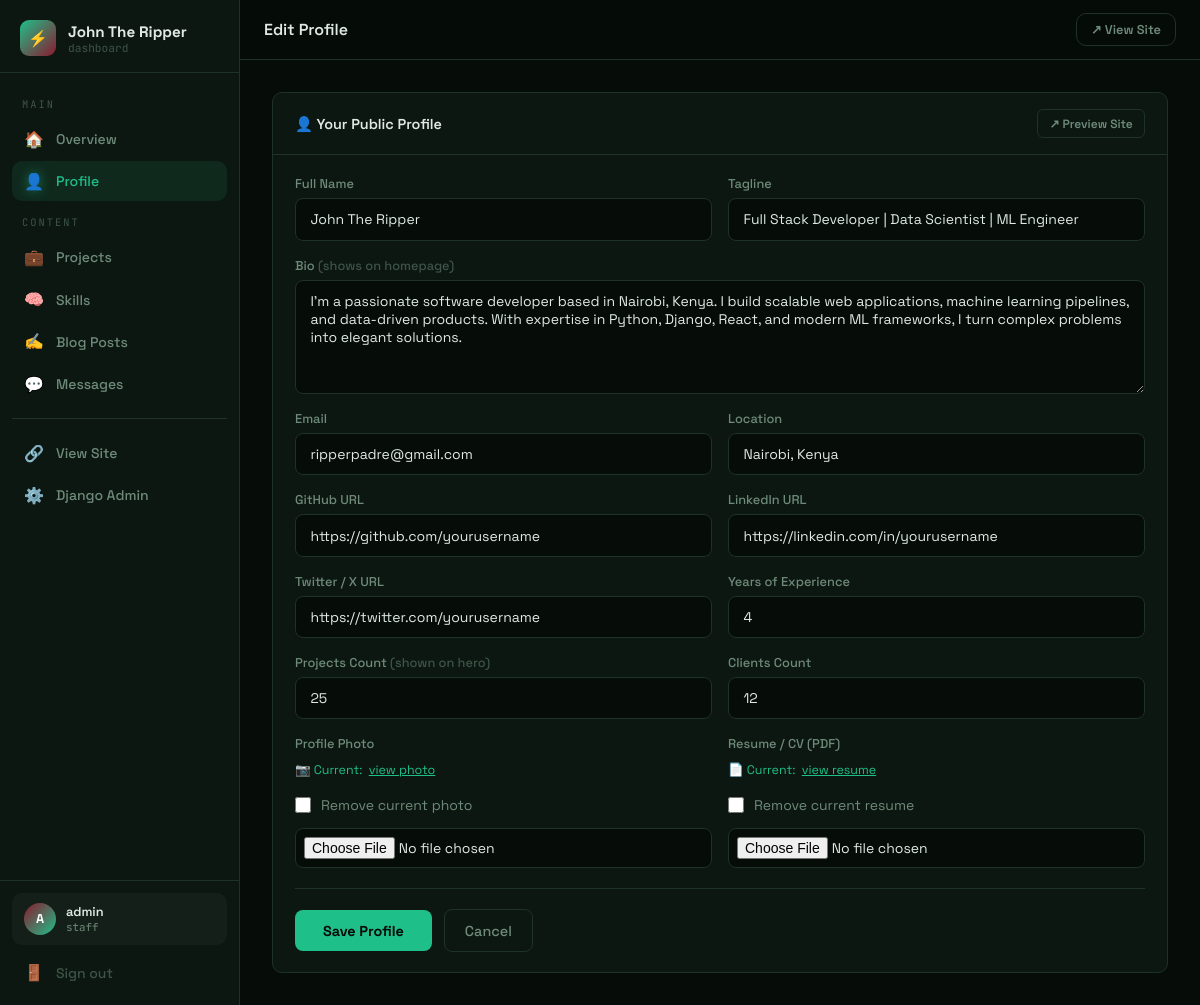
Screenshot of /dashboard/profile/ (signed in) with the database file from the repository.
### core/models.py (models this page shows, shortened)
class Profile(models.Model):
    name = models.CharField(max_length=100, default="Your Name")
    tagline = models.CharField(max_length=200, default="Full Stack Developer | Data Scientist")
    bio = models.TextField(default="")
    avatar = models.ImageField(upload_to='profile/', blank=True, null=True)
    resume = models.FileField(upload_to='resume/', blank=True, null=True)
    github = models.URLField(blank=True)
    linkedin = models.URLField(blank=True)
    twitter = models.URLField(blank=True)
    email = models.EmailField(blank=True)
    location = models.CharField(max_length=100, blank=True, default="Nairobi, Kenya")
    years_experience = models.IntegerField(default=0)
    projects_count = models.IntegerField(default=0)
    clients_count = models.IntegerField(default=0)
    class Meta:
        verbose_name = "Profile"

### core/dashboard_views.py (the view)
    def wrapper(request, *args, **kwargs):
        if not request.user.is_authenticated:
            return redirect(f'/dashboard/login/?next={request.path}')
        if not request.user.is_staff:
            return redirect('/')
        return view_func(request, *args, **kwargs)

### core/forms.py
class ProfileForm(forms.ModelForm):
    class Meta:
        model = Profile
        fields = [
            'name', 'tagline', 'bio', 'avatar', 'resume',
            'email', 'location', 'github', 'linkedin', 'twitter',
            'years_experience', 'projects_count', 'clients_count',
        ]
        widgets = {
            'bio': forms.Textarea(attrs={'rows': 5}),
        }

### core/context_processors.py (called while the page is built)
def site_profile(request):
    profile = Profile.objects.first()
    return {'site_profile': profile}

### core/dashboard_views.py (called while the page is built)
def _staff_required(view_func):
    def wrapper(request, *args, **kwargs):
        if not request.user.is_authenticated:
            return redirect(f'/dashboard/login/?next={request.path}')
        if not request.user.is_staff:
            return redirect('/')
        return view_func(request, *args, **kwargs)
    wrapper.__name__ = view_func.__name__
    return wrapper

def _dash_context(request, **extra):
    unread = ContactMessage.objects.filter(read=False).count()
    ctx = {'unread_count': unread}
    ctx.update(extra)
    return ctx

@_staff_required
def dashboard_profile(request):
    profile = Profile.objects.first()
    if profile is None:
        profile = Profile.objects.create()
    form = ProfileForm(request.POST or None, request.FILES or None, instance=profile)
    if request.method == 'POST' and form.is_valid():
        form.save()
        messages.success(request, 'Profile updated successfully.')
        return redirect('dashboard_profile')
    ctx = _dash_context(request, form=form, profile=profile)
    return render(request, 'core/dashboard/profile.html', ctx)

### core/templates/core/dashboard/profile.html (shortened to what this page needs)
{% extends 'core/dashboard/base.html' %}
{% block page_title %}Edit Profile{% endblock %}
{% block nav_profile %}active{% endblock %}
{% block content %}
<div class="dash-card" style="max-width:900px">
  <div class="dash-card-header">
    <span class="dash-card-title">👤 Your Public Profile</span>
    <a href="/" target="_blank" class="action-btn">↗ Preview Site</a>
  </div>
  <div class="dash-card-body">
    <form method="POST" enctype="multipart/form-data" novalidate>
      <div class="form-grid">
        <div class="field-group">
          <label class="field-label" for="{{ form.name.id_for_label }}">Full Name</label>
          <input type="text" name="{{ form.name.html_name }}" id="{{ form.name.id_for_label }}"
            value="{{ form.name.value|default:'' }}" class="field-input" placeholder="Alex Kimani">
        </div>
        <div class="field-group">
          <label class="field-label" for="{{ form.tagline.id_for_label }}">Tagline</label>
          <input type="text" name="{{ form.tagline.html_name }}" id="{{ form.tagline.id_for_label }}"
            value="{{ form.tagline.value|default:'' }}" class="field-input" placeholder="Full Stack Developer | Data Scientist">
        </div>
        <div class="field-group form-full">
          <label class="field-label">Bio <span style="color:var(--text-dim)">(shows on homepage)</span></label>
          <textarea name="{{ form.bio.html_name }}" class="field-input" rows="5"
            placeholder="Tell visitors about yourself...">{{ form.bio.value|default:'' }}</textarea>
        </div>
        <div class="field-group">
          <label class="field-label">Email</label>
          <input type="email" name="{{ form.email.html_name }}"
            value="{{ form.email.value|default:'' }}" class="field-input" placeholder="hello@example.com">
        </div>
        <div class="field-group">
          <label class="field-label">Location</label>
          <input type="text" name="{{ form.location.html_name }}"
            value="{{ form.location.value|default:'' }}" class="field-input" placeholder="Nairobi, Kenya">
        </div>
        <div class="field-group">
          <label class="field-label">GitHub URL</label>
          <input type="url" name="{{ form.github.html_name }}"
            value="{{ form.github.value|default:'' }}" class="field-input" placeholder="https://github.com/username">
        </div>
        <div class="field-group">
          <label class="field-label">LinkedIn URL</label>
          <input type="url" name="{{ form.linkedin.html_name }}"
            value="{{ form.linkedin.value|default:'' }}" class="field-input" placeholder="https://linkedin.com/in/username">
        </div>
        <div class="field-group">
          <label class="field-label">Twitter / X URL</label>
          <input type="url" name="{{ form.twitter.html_name }}"
            value="{{ form.twitter.value|default:'' }}" class="field-input" placeholder="https://twitter.com/username">
        </div>
        <div class="field-group">
          <label class="field-label">Years of Experience</label>
          <input type="number" name="{{ form.years_experience.html_name }}"
            value="{{ form.years_experience.value|default:0 }}" class="field-input" min="0">
        </div>
        <div class="field-group">
          <label class="field-label">Projects Count <span style="color:var(--text-dim)">(shown on hero)</span></label>
          <input type="number" name="{{ form.projects_count.html_name }}"
            value="{{ form.projects_count.value|default:0 }}" class="field-input" min="0">
        </div>
        <div class="field-group">
          <label class="field-label">Clients Count</label>
          <input type="number" name="{{ form.clients_count.html_name }}"
            value="{{ form.clients_count.value|default:0 }}" class="field-input" min="0">
        </div>
        <div class="field-group">
          <label class="field-label">Profile Photo</label>
          {% if profile.avatar %}
          <div class="field-file-current">📷 Current: <a href="{{ profile.avatar.url }}" target="_blank" style="color:var(--accent)">view photo</a></div>
          <label class="field-check" style="margin-top:0.25rem">
            <input type="checkbox" name="{{ form.avatar.html_name }}-clear">
            <span>Remove current photo</span>
          </label>
          {% endif %}
          <input type="file" name="{{ form.avatar.html_name }}" class="field-input" accept="image/*" style="padding:0.5rem">
        </div>
        <div class="field-group">
          <label class="field-label">Resume / CV (PDF)</label>
          {% if profile.resume %}
          <div class="field-file-current">📄 Current: <a href="{{ profile.resume.url }}" target="_blank" style="color:var(--accent)">view resume</a></div>
          <label class="field-check" style="margin-top:0.25rem">
            <input type="checkbox" name="{{ form.resume.html_name }}-clear">
            <span>Remove current resume</span>
          </label>
          {% endif %}
          <input type="file" name="{{ form.resume.html_name }}" class="field-input" accept=".pdf,.doc,.docx" style="padding:0.5rem">
        </div>
      </div>
      <div class="form-actions">
        <button type="submit" class="btn-save">Save Profile</button>
        <a href="{% url 'dashboard_home' %}" class="btn-cancel">Cancel</a>
      </div>
    </form>
  </div>
</div>
{% endblock %}

### core/templates/core/dashboard/base.html (shortened to what this page needs)
<!DOCTYPE html>
<html lang="en">
<head>
  {% load static %}
</head>
<body>
<div class="dash-layout">
  <aside class="dash-sidebar" id="dashSidebar">
    <div class="sidebar-brand">
      <div class="sidebar-brand-icon">⚡</div>
      <div class="sidebar-brand-text">
        <div class="sidebar-brand-name">{{ site_profile.name|default:"Portfolio" }}</div>
        <div class="sidebar-brand-sub">dashboard</div>
      </div>
    </div>
    <nav class="sidebar-nav">
      <p class="sidebar-section-label">Main</p>
      <a href="{% url 'dashboard_home' %}" class="sidebar-link {% block nav_home %}{% endblock %}">
        <span class="s-icon">🏠</span> Overview
      </a>
      <a href="{% url 'dashboard_profile' %}" class="sidebar-link {% block nav_profile %}{% endblock %}">
        <span class="s-icon">👤</span> Profile
      </a>
      <p class="sidebar-section-label">Content</p>
      <a href="{% url 'dashboard_projects' %}" class="sidebar-link {% block nav_projects %}{% endblock %}">
        <span class="s-icon">💼</span> Projects
      </a>
      <a href="{% url 'dashboard_skills' %}" class="sidebar-link {% block nav_skills %}{% endblock %}">
        <span class="s-icon">🧠</span> Skills
      </a>
      <a href="{% url 'dashboard_blog' %}" class="sidebar-link {% block nav_blog %}{% endblock %}">
        <span class="s-icon">✍️</span> Blog Posts
      </a>
      <a href="{% url 'dashboard_messages' %}" class="sidebar-link {% block nav_messages %}{% endblock %}">
        <span class="s-icon">💬</span> Messages
      </a>
      <div class="sidebar-divider"></div>
      <a href="/" target="_blank" class="sidebar-link">
        <span class="s-icon">🔗</span> View Site
      </a>
      {% if request.user.is_superuser %}
      <a href="/admin/" class="sidebar-link">
        <span class="s-icon">⚙️</span> Django Admin
      </a>
      {% endif %}
    </nav>
    <div class="sidebar-footer">
      <div class="user-card">
        <div class="user-avatar">{{ request.user.username|first|upper }}</div>
        <div>
          <div class="user-name">{{ request.user.username }}</div>
          <div class="user-role">staff</div>
        </div>
      </div>
      <a href="{% url 'dashboard_logout' %}" class="sidebar-link" style="margin-top:0.5rem;color:var(--text-dim)">
        <span class="s-icon">🚪</span> Sign out
      </a>
    </div>
  </aside>
  <div class="dash-main">
    <header class="dash-topbar">
      <div class="topbar-left">
        <span class="page-title">{% block page_title %}Dashboard{% endblock %}</span>
      </div>
      <div class="topbar-right">
        <a href="/" target="_blank" class="topbar-btn topbar-btn-outline">↗ View Site</a>
      </div>
    </header>
    <div class="dash-content">
      {% block content %}{% endblock %}
    </div>
  </div>
</div>
</body>
</html>

### rows the page displays
Profile: name "John The Ripper", tagline "Full Stack Developer | Data Scientist | ML Engineer", bio "I'm a passionate software developer based in Nairobi, Kenya. I build scalable web applications, machine learning pipelines, and data-driven products. With expertise in Python, Django, React, and modern ML frameworks, I turn complex problems into elegant solutions.", email "ripperpadre@gmail.com", location "Nairobi, Kenya", github "https://github.com/yourusername", linkedin "https://linkedin.com/in/yourusername", twitter "https://twitter.com/yourusername"

### other values shown
{{ request.user.username|first|upper }} "A"
{{ request.user.username }} "admin"
